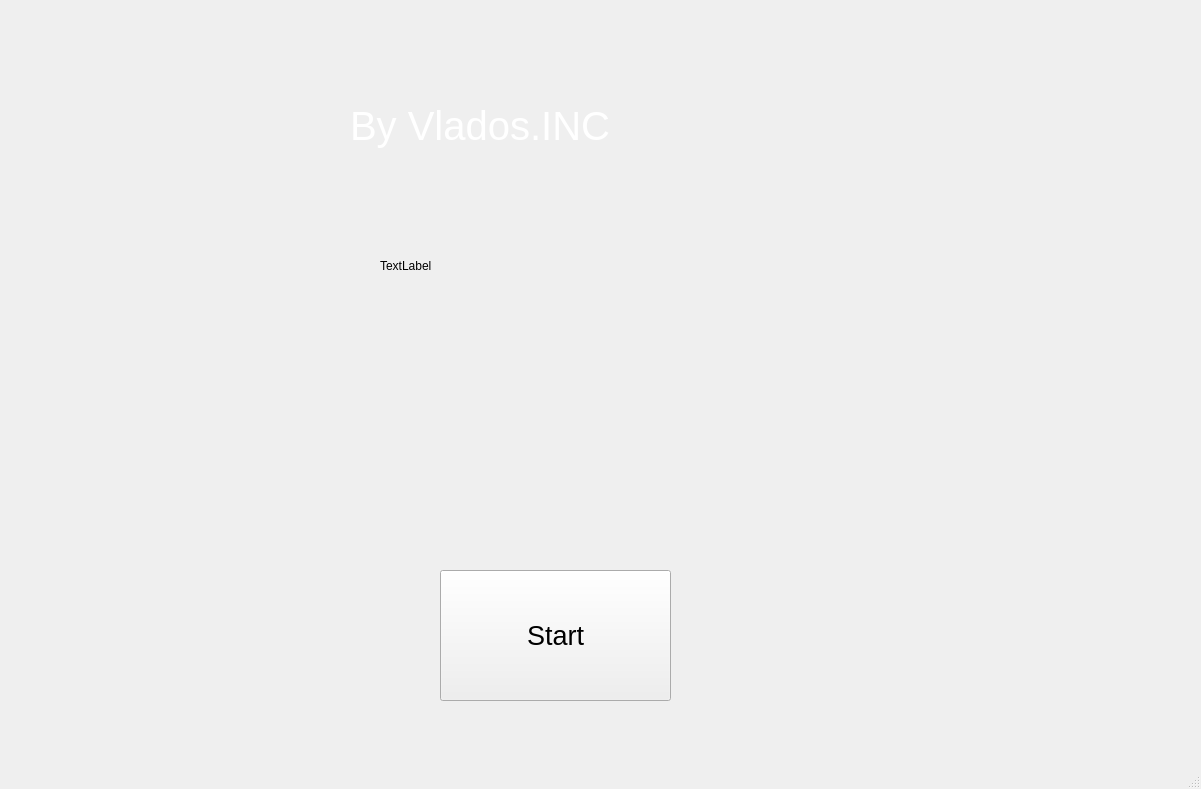
<?xml version="1.0" encoding="UTF-8"?>
<ui version="4.0">
 <class>MainWindow</class>
 <widget class="QMainWindow" name="MainWindow">
  <property name="geometry">
   <rect>
    <x>0</x>
    <y>0</y>
    <width>1201</width>
    <height>789</height>
   </rect>
  </property>
  <property name="windowTitle">
   <string>MainWindow</string>
  </property>
  <property name="windowFilePath">
   <string>red</string>
  </property>
  <widget class="QWidget" name="centralwidget">
   <widget class="QLabel" name="label">
    <property name="geometry">
     <rect>
      <x>350</x>
      <y>100</y>
      <width>331</width>
      <height>51</height>
     </rect>
    </property>
    <property name="palette">
     <palette>
      <active>
       <colorrole role="WindowText">
        <brush brushstyle="SolidPattern">
         <color alpha="255">
          <red>255</red>
          <green>255</green>
          <blue>255</blue>
         </color>
        </brush>
       </colorrole>
       <colorrole role="Text">
        <brush brushstyle="SolidPattern">
         <color alpha="255">
          <red>255</red>
          <green>255</green>
          <blue>255</blue>
         </color>
        </brush>
       </colorrole>
       <colorrole role="PlaceholderText">
        <brush brushstyle="SolidPattern">
         <color alpha="128">
          <red>255</red>
          <green>255</green>
          <blue>255</blue>
         </color>
        </brush>
       </colorrole>
      </active>
      <inactive>
       <colorrole role="WindowText">
        <brush brushstyle="SolidPattern">
         <color alpha="255">
          <red>255</red>
          <green>255</green>
          <blue>255</blue>
         </color>
        </brush>
       </colorrole>
       <colorrole role="Text">
        <brush brushstyle="SolidPattern">
         <color alpha="255">
          <red>255</red>
          <green>255</green>
          <blue>255</blue>
         </color>
        </brush>
       </colorrole>
       <colorrole role="PlaceholderText">
        <brush brushstyle="SolidPattern">
         <color alpha="128">
          <red>255</red>
          <green>255</green>
          <blue>255</blue>
         </color>
        </brush>
       </colorrole>
      </inactive>
      <disabled>
       <colorrole role="WindowText">
        <brush brushstyle="SolidPattern">
         <color alpha="255">
          <red>120</red>
          <green>120</green>
          <blue>120</blue>
         </color>
        </brush>
       </colorrole>
       <colorrole role="Text">
        <brush brushstyle="SolidPattern">
         <color alpha="255">
          <red>120</red>
          <green>120</green>
          <blue>120</blue>
         </color>
        </brush>
       </colorrole>
       <colorrole role="PlaceholderText">
        <brush brushstyle="SolidPattern">
         <color alpha="128">
          <red>0</red>
          <green>0</green>
          <blue>0</blue>
         </color>
        </brush>
       </colorrole>
      </disabled>
     </palette>
    </property>
    <property name="font">
     <font>
      <pointsize>30</pointsize>
     </font>
    </property>
    <property name="styleSheet">
     <string notr="true"/>
    </property>
    <property name="text">
     <string>By Vlados.INC</string>
    </property>
   </widget>
   <widget class="QPushButton" name="pushButton">
    <property name="geometry">
     <rect>
      <x>440</x>
      <y>570</y>
      <width>231</width>
      <height>131</height>
     </rect>
    </property>
    <property name="font">
     <font>
      <pointsize>20</pointsize>
     </font>
    </property>
    <property name="cursor">
     <cursorShape>PointingHandCursor</cursorShape>
    </property>
    <property name="text">
     <string>Start</string>
    </property>
   </widget>
   <widget class="QLabel" name="label_2">
    <property name="geometry">
     <rect>
      <x>380</x>
      <y>190</y>
      <width>291</width>
      <height>151</height>
     </rect>
    </property>
    <property name="text">
     <string>TextLabel</string>
    </property>
   </widget>
  </widget>
  <widget class="QMenuBar" name="menubar">
   <property name="geometry">
    <rect>
     <x>0</x>
     <y>0</y>
     <width>1201</width>
     <height>26</height>
    </rect>
   </property>
  </widget>
  <widget class="QStatusBar" name="statusbar"/>
 </widget>
 <resources/>
 <connections/>
</ui>
